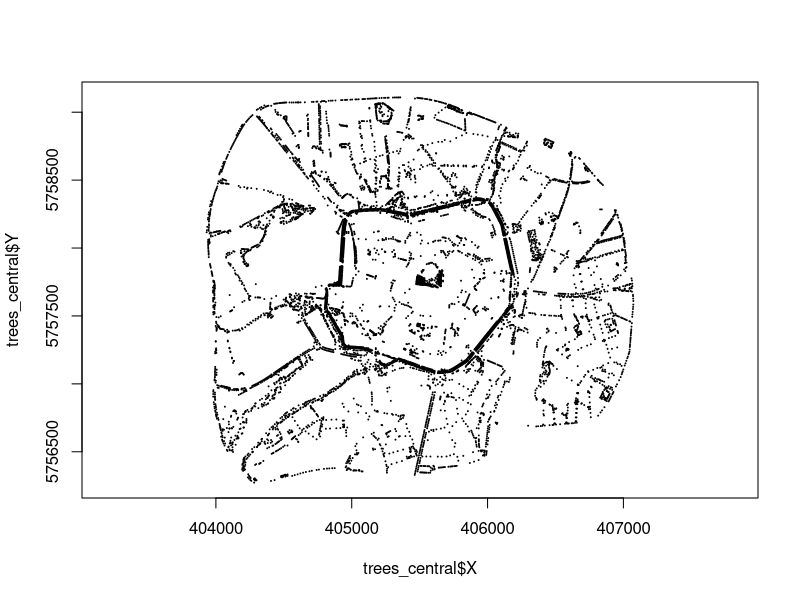

This chart was generated by the following R code:
#' # Ex04a: Trees, Districts and base R
#' 
#' 
#' Im Learnweb finden sich die Dateien
#'  `muenster_districts.csv` und `muenster_trees.csv`.
#'   Sie beinhalten Informationen zu den Stadtbezirken und Bäumen in Münster.
#' 
#' - Lade beide Dateien in R.
#' 
## ----------------------------------------------------------------------------------------------------------------------------------------------------------


districts = read.csv("data/muenster_districts.csv")
trees = read.csv("data/muenster_trees.csv")



#' 
#' 
#' - Verschaffe dir einen Überblick über die beiden
#'  data.frames mit den Funktionen `head()`, `str()`.
#' 
## ----------------------------------------------------------------------------------------------------------------------------------------------------------

head(trees)
str(districts)


#' 
#' 
#' - Um Informationen über einzelne Spalten zu erhalten
#'  sind die Funktionen `table()` und `unique()` sehr nützlich. 
#'  Teste die Funktionen mit der `district_group` Spalte.
#' 
#' 
## ----------------------------------------------------------------------------------------------------------------------------------------------------------

table(districts$district_group)

table(districts$district_group, districts$district)

unique(districts$district_group)


#' 
#' 
#' ## Münsters Bezirke
#' 
#' - Welcher Bezirk Münsters ist am größten?
#' 
## ----------------------------------------------------------------------------------------------------------------------------------------------------------

districts[districts$area == max(districts$area), ]

districts[districts$area == max(districts$area), ]$district

districts[districts$area == max(districts$area), "district"]

districts$district[districts$area == max(districts$area)]


library(tidyverse)
districts |> filter(area == max(districts$area)) |> select(district)

#' 
#' - Wie groß ist die Bezirksgruppe "Altstadt"?
#' 
## ----------------------------------------------------------------------------------------------------------------------------------------------------------

sum(districts[districts$district_group == "Altstadt",]$area)

length(districts[districts$district_group == "Altstadt",]$area)


districts |>
    filter(district_group == "Altstadt") |>
    select(area) |>
    sum()


#' 
#' 
#' - Zu welcher Bezirksgruppe gehört der Bezirk "Schloss"?
#' 
## ----------------------------------------------------------------------------------------------------------------------------------------------------------



#' 
#' - Aus welchen Bezirken besteht die Bezirksgruppe "Münster-West"?
#' 
## ----------------------------------------------------------------------------------------------------------------------------------------------------------



#' 
#' 
#' 
#' ## Münsters Bäume
#' 
#' - Wie viele Baumarten gibt es in Münster?
#' 
#' 
## ----------------------------------------------------------------------------------------------------------------------------------------------------------

length(unique(trees$species))


#' 
#' - Wie viele Buchen (species: Fagus) gibt es in Münster?
#' 
## ----------------------------------------------------------------------------------------------------------------------------------------------------------


sum(trees$species == "Fagus")


#' 
#' 
#' - In welchem Bezirk stehen die meisten Bäume?
#' 
## ----------------------------------------------------------------------------------------------------------------------------------------------------------

which.max(table(trees$district))

sort(table(trees$district), decreasing = TRUE)[1]



test = data.frame(col1 = c("a", "a", "a", "b", "b", "b", "c", "c"))

which.max(table(test$col1))
table(test$col1)[table(test$col1) == max(table(test$col1))]


#' 
#' 
#' - In welchem Bezirk stehen die meisten Magnolien (species: Magnolia)?
#' 
## ----------------------------------------------------------------------------------------------------------------------------------------------------------


which.max(table(trees$district[trees$species == "Magnolia"]))


trees |>
    filter(species == "Magnolia") |>
    select(district) |>
    table() |>
    which.max()

#' 
#' 
#' ## Und noch was zum Knobeln:
#' 
#' - Erstelle eine Karte aller Bäume in den Bezirksgruppen "Altstadt" und "Innenstadtring".
#' 
## ----------------------------------------------------------------------------------------------------------------------------------------------------------


district_central = districts[districts$district_group == "Altstadt" | districts$district_group == "Innenstadtring",]$district

# andere schreibweise
district_central = districts[districts$district_group %in% c("Altstadt", "Innenstadtring"),]$district

# baume aus den bezirken filtern
trees_central = trees[is.element(trees$district, district_central),]
trees_central = trees[trees$district %in% district_central,]

plot(trees_central$X, trees_central$Y, asp = 1, cex = 0.1)


